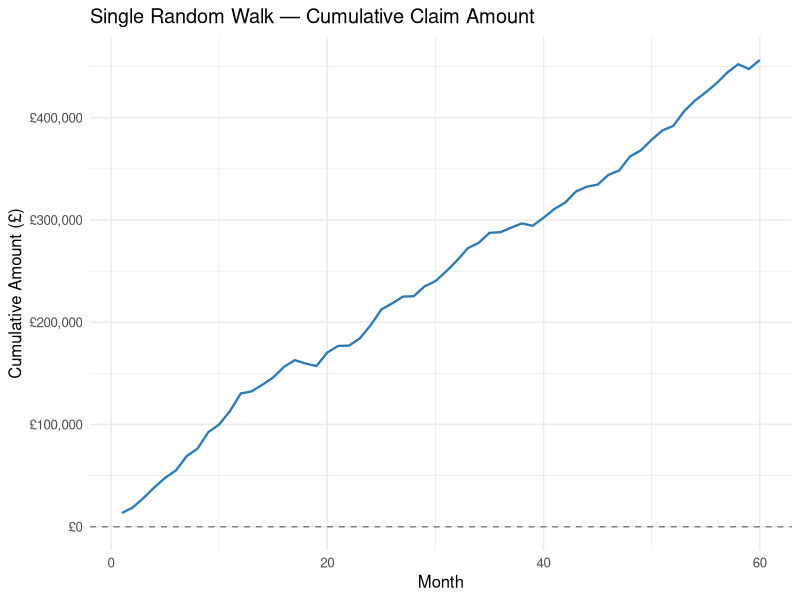
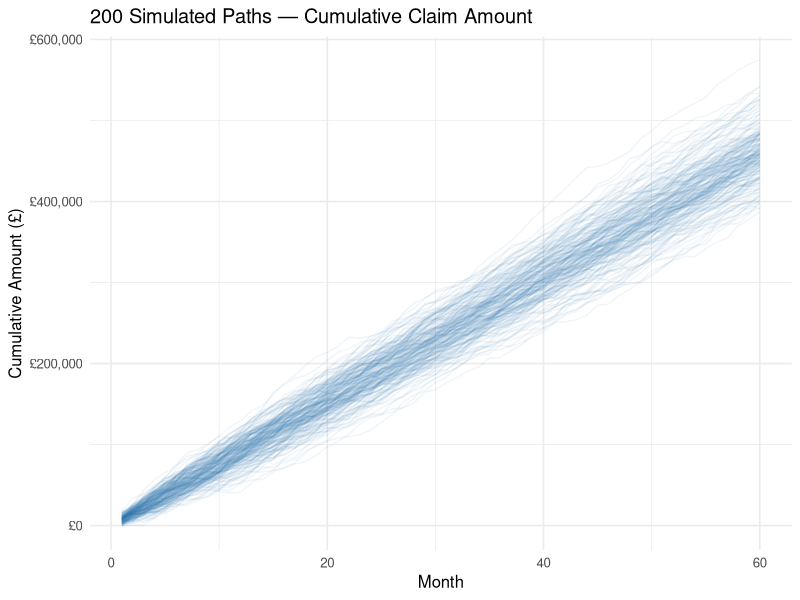
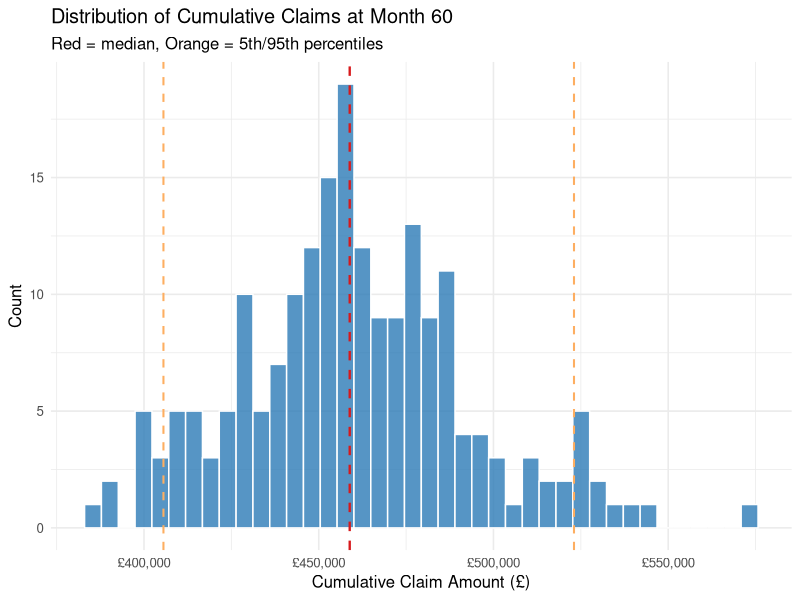
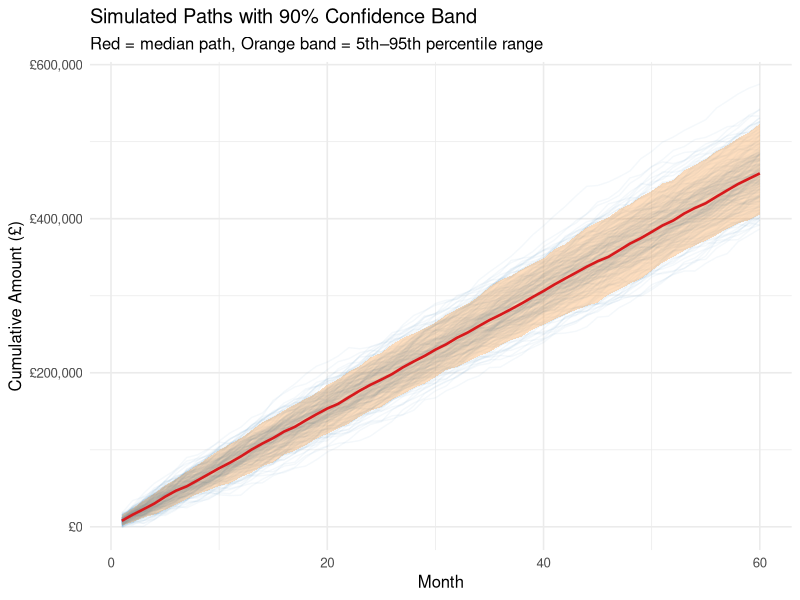

Source code (R) for these figures, in order:
## ---- chunk 1
knitr::opts_chunk$set(echo = FALSE, warning = FALSE, message = FALSE)
## ---- chunk 2
library(tidyverse)
library(knitr)

set.seed(42)

policyholders <- read_csv("L2_policyholders.csv")

# Parameters from data
n_steps  <- 60          # months of simulation
n_paths  <- 200         # number of simulated paths
mu       <- mean(policyholders$claim_amount[policyholders$has_claim == 1])
sigma    <- sd(policyholders$claim_amount[policyholders$has_claim == 1])
## ---- chunk 3
n_steps <- 60

increments <- rnorm(n_steps, mean = mu, sd = sigma)
rw_path    <- cumsum(increments)
## ---- chunk 4
tibble(
  step   = 1:n_steps,
  value  = rw_path
) %>%
  ggplot(aes(x = step, y = value)) +
  geom_line(color = "#2c7bb6", linewidth = 0.8) +
  geom_hline(yintercept = 0, linetype = "dashed", color = "grey50") +
  scale_y_continuous(labels = scales::comma_format(prefix = "£")) +
  labs(title = "Single Random Walk — Cumulative Claim Amount",
       x = "Month", y = "Cumulative Amount (£)") +
  theme_minimal(base_size = 12)
## ---- chunk 5
n_paths <- 200

sim_matrix <- replicate(
  n_paths,
  cumsum(rnorm(n_steps, mean = mu, sd = sigma))
)
## ---- chunk 6
sim_df <- as.data.frame(sim_matrix) %>%
  mutate(step = 1:n_steps) %>%
  pivot_longer(-step, names_to = "path", values_to = "value")

ggplot(sim_df, aes(x = step, y = value, group = path)) +
  geom_line(alpha = 0.07, color = "#2c7bb6") +
  scale_y_continuous(labels = scales::comma_format(prefix = "£")) +
  labs(title = "200 Simulated Paths — Cumulative Claim Amount",
       x = "Month", y = "Cumulative Amount (£)") +
  theme_minimal(base_size = 12)
## ---- chunk 7
final_values <- sim_matrix[n_steps, ]

quantiles <- quantile(final_values,
                      probs = c(0.05, 0.25, 0.50, 0.75, 0.95))
## ---- chunk 8
tibble(
  Percentile      = c("5th", "25th", "50th (Median)", "75th", "95th"),
  `Value (£)`     = format(round(quantiles, 0), big.mark = ",")
) %>%
  kable(caption = "Table 1: Distribution of Cumulative Claims at Month 60")
## ---- chunk 9
tibble(final = final_values) %>%
  ggplot(aes(x = final)) +
  geom_histogram(bins = 40, fill = "#2c7bb6",
                 color = "white", alpha = 0.8) +
  geom_vline(xintercept = quantiles["50%"],
             color = "#d7191c", linetype = "dashed", linewidth = 0.8) +
  geom_vline(xintercept = quantiles["5%"],
             color = "#fdae61", linetype = "dashed", linewidth = 0.7) +
  geom_vline(xintercept = quantiles["95%"],
             color = "#fdae61", linetype = "dashed", linewidth = 0.7) +
  scale_x_continuous(labels = scales::comma_format(prefix = "£")) +
  labs(title = "Distribution of Cumulative Claims at Month 60",
       subtitle = "Red = median, Orange = 5th/95th percentiles",
       x = "Cumulative Claim Amount (£)", y = "Count") +
  theme_minimal(base_size = 12)
## ---- chunk 10
band_df <- sim_df %>%
  group_by(step) %>%
  summarise(
    median = median(value),
    lo90   = quantile(value, 0.05),
    hi90   = quantile(value, 0.95),
    .groups = "drop"
  )

ggplot() +
  geom_line(data = sim_df,
            aes(x = step, y = value, group = path),
            alpha = 0.05, color = "#2c7bb6") +
  geom_ribbon(data = band_df,
              aes(x = step, ymin = lo90, ymax = hi90),
              fill = "#fdae61", alpha = 0.4) +
  geom_line(data = band_df,
            aes(x = step, y = median),
            color = "#d7191c", linewidth = 0.9) +
  scale_y_continuous(labels = scales::comma_format(prefix = "£")) +
  labs(title = "Simulated Paths with 90% Confidence Band",
       subtitle = "Red = median path, Orange band = 5th–95th percentile range",
       x = "Month", y = "Cumulative Amount (£)") +
  theme_minimal(base_size = 12)
